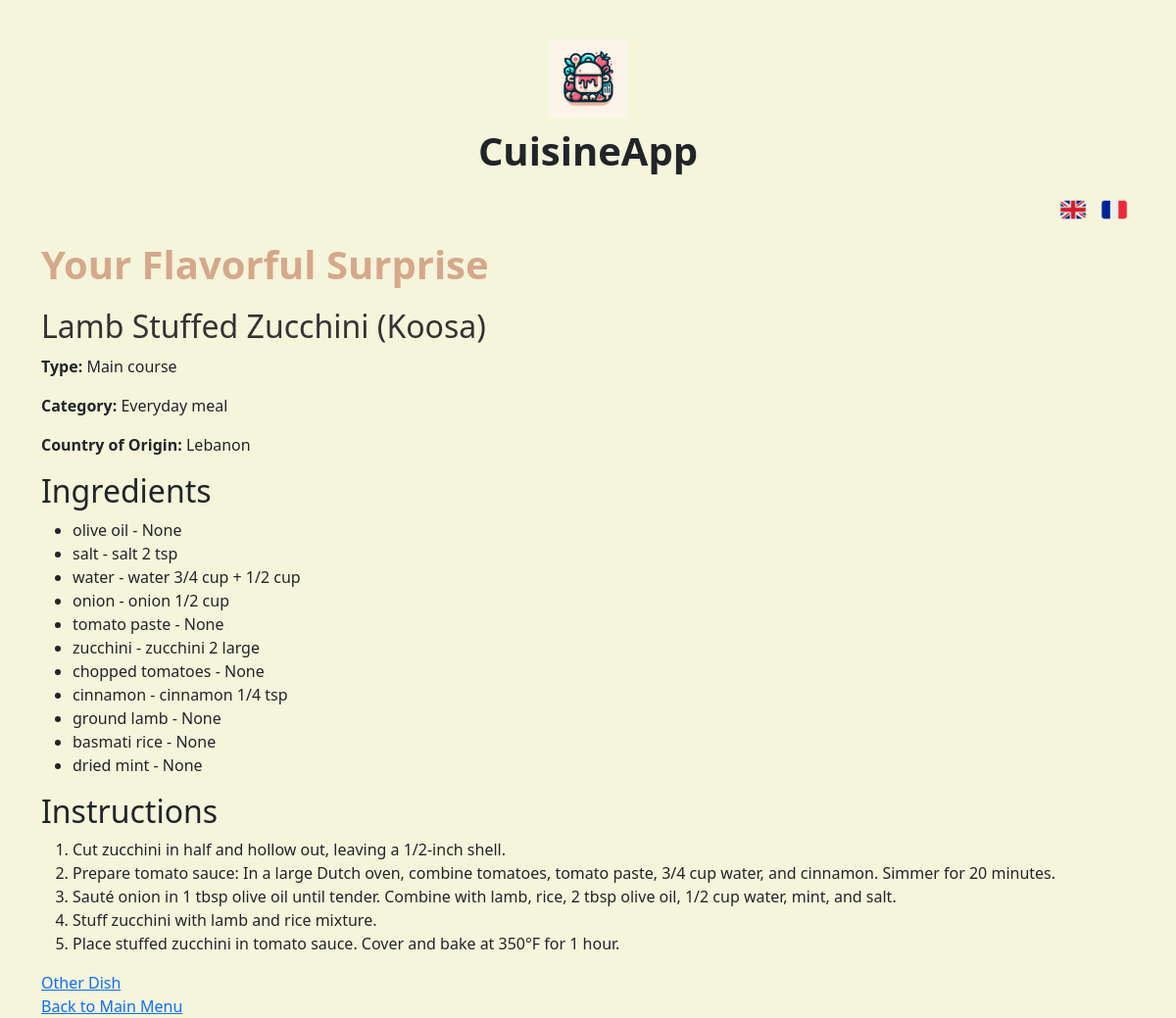
Page /surprise on the committed database.
### tables this page shows
CREATE TABLE Recettes (
    id INTEGER PRIMARY KEY AUTOINCREMENT,
    plat_fr TEXT NOT NULL,
    plat_en TEXT NOT NULL,
    description_fr TEXT NOT NULL,
    description_en TEXT NOT NULL,
    pays_origine_fr TEXT NOT NULL,
    pays_origine_en TEXT NOT NULL,
    temps_preparation_fr TEXT NOT NULL,
    temps_preparation_en TEXT NOT NULL
);

CREATE TABLE Ingredients (
    id INTEGER PRIMARY KEY AUTOINCREMENT,
    nom_ingredient_fr TEXT NOT NULL,
    nom_ingredient_en TEXT NOT NULL
);

CREATE TABLE IngredientQuantities (
    recette_id INTEGER NOT NULL,
    ingredient_id INTEGER NOT NULL,
    quantity_fr TEXT NOT NULL,
    quantity_en TEXT NOT NULL,
    PRIMARY KEY (recette_id, ingredient_id),
    FOREIGN KEY (recette_id) REFERENCES Recettes(id) ON DELETE CASCADE,
    FOREIGN KEY (ingredient_id) REFERENCES Ingredients(id) ON DELETE CASCADE
);

CREATE TABLE Instructions (
    id INTEGER PRIMARY KEY AUTOINCREMENT,
    recette_id INTEGER NOT NULL,
    step_number INTEGER NOT NULL,
    instruction_fr TEXT NOT NULL,
    instruction_en TEXT NOT NULL,
    FOREIGN KEY (recette_id) REFERENCES Recettes(id) ON DELETE CASCADE
);

### app.py (the view)
@app.route('/surprise')
def surprise_me():
    conn = get_db_connection()
    recipe = conn.execute('''
        SELECT r.*, GROUP_CONCAT(DISTINCT t.nom_type_{0}) as types,
        GROUP_CONCAT(DISTINCT c.nom_categorie_{0}) as categories,
        r.pays_origine_{0} as country_of_origin
        FROM Recettes r
        LEFT JOIN RecetteTypes rt ON r.id = rt.recette_id
        LEFT JOIN Types t ON rt.type_id = t.id
        LEFT JOIN RecetteCategories rc ON r.id = rc.recette_id
        LEFT JOIN Categories c ON rc.categorie_id = c.id
        GROUP BY r.id
        ORDER BY RANDOM()
        LIMIT 1
    '''.format(session['lang'])).fetchone()
    if recipe is None:
        return render_template("no_recipes.html")  # Handle the case if no recipe is found
    ingredients = conn.execute('''
        SELECT i.nom_ingredient_{0} as ingredient, iq.quantity_{0} as quantity
        FROM Ingredients i
        JOIN RecetteIngredients ri ON i.id = ri.ingredient_id
        LEFT JOIN IngredientQuantities iq ON i.id = iq.ingredient_id AND ri.recette_id = iq.recette_id
        WHERE ri.recette_id = ?
    '''.format(session['lang']), (recipe['id'],)).fetchall()
    instructions = conn.execute('''
        SELECT step_number, instruction_{0} as instruction
        FROM Instructions
        WHERE recette_id = ?
        ORDER BY step_number
    '''.format(session['lang']), (recipe['id'],)).fetchall()
    conn.close()
    return render_template('surprise.html', recipe=recipe, ingredients=ingredients, instructions=instructions)

### app.py (called while the page is built)
def get_db_connection():
    conn = sqlite3.connect(DATABASE)
    conn.row_factory = sqlite3.Row
    return conn

@app.before_request
def set_default_language():
    if 'lang' not in session:
        session['lang'] = 'en'

### templates/surprise.html
{% extends "base.html" %}
{% block content %}
    <h1 class="functionality-title">{{ "Your Flavorful Surprise" if session['lang'] == 'en' else "Votre Surprise Savoureuse" }}</h1>
    <h2 class="dish-title">{{ recipe['plat_' + session['lang']] }}</h2>
    <p><strong>{{ "Type" if session['lang'] == 'en' else "Type" }}:</strong> {{ recipe.types }}</p>
    <p><strong>{{ "Category" if session['lang'] == 'en' else "Catégorie" }}:</strong> {{ recipe.categories }}</p>
    <p><strong>{{ "Country of Origin" if session['lang'] == 'en' else "Pays d'origine" }}:</strong> {{ recipe['country_of_origin'] }}</p>
    <h2>{{ "Ingredients" if session['lang'] == 'en' else "Ingrédients" }}</h2>
    <ul>
        {% for ing in ingredients %}
            <li>{{ ing.ingredient }} - {{ ing.quantity }}</li>
        {% endfor %}
    </ul>
    <h2>{{ "Instructions" if session['lang'] == 'en' else "Instructions" }}</h2>
    <ol>
        {% for instruction in instructions %}
            <li>{{ instruction.instruction }}</li>
        {% endfor %}
    </ol>
    <div class="buttons">
        <div><a href="{{ url_for('surprise_me') }}">
            {{ "Other Dish" if session['lang'] == 'en' else "Autre plat" }}
        </a></div>
        <div><a href="{{ url_for('index') }}" class="back-button">
            {{ "Back to Main Menu" if session['lang'] == 'en' else "Retour au menu principal" }}
        </a></div>
    </div>
{% endblock %}

### templates/base.html (shortened to what this page needs)
<!DOCTYPE html>
<html lang="{{ session['lang'] }}">
<head>
    <link href="https://cdn.jsdelivr.net/npm/bootstrap@5.3.0/dist/css/bootstrap.min.css" rel="stylesheet">
</head>
<body>
    <div class="container base-container">
        <div class="main-header">
            <img src="{{ url_for('static', filename='images/logo.png') }}" alt="CuisineApp Logo" class="img-fluid" onerror="this.onerror=null;this.src='https://via.placeholder.com/150';">
            <h1>CuisineApp</h1>
        </div>
        <div class="d-flex justify-content-end mb-3">
            <a href="{{ url_for('set_language', lang='en') }}">
                <img class="flag" src="{{ url_for('static', filename='flags/en.png') }}" alt="English" onerror="this.onerror=null;this.src='https://via.placeholder.com/32x32?text=EN';">
            </a>
            <a href="{{ url_for('set_language', lang='fr') }}">
                <img class="flag" src="{{ url_for('static', filename='flags/fr.png') }}" alt="Français" onerror="this.onerror=null;this.src='https://via.placeholder.com/32x32?text=FR';">
            </a>
        </div>
        {% block content %}{% endblock %}
    </div>
</body>
</html>

### templates/base.html (style rules this page uses)
:root { --primary-color: #D6A88B; --secondary-color: #F5F5DC; --text-color: #333; }
body { background-color: var(--secondary-color); }
.flag { width: 32px; height: 32px; cursor: pointer; margin: 0 5px; }
.base-container { margin-top: 40px; }
.main-header { text-align: center; margin-bottom: 20px; }
.main-header img { max-height: 80px; }
.main-header h1 { margin-top: 10px; font-size: 2.5rem; font-weight: bold; }
.functionality-title { font-size: 2.5rem; color: var(--primary-color); font-weight: bold; margin-bottom: 20px; }
.dish-title { font-size: 2rem; color: var(--text-color); margin-bottom: 10px; }

### rows in the picture
Recettes: plat_en "Lamb Stuffed Zucchini (Koosa)", country_of_origin "Lebanon"
Ingredients: ingredient "olive oil", quantity "None"
IngredientQuantities: ingredient "salt", quantity "salt 2 tsp"
IngredientQuantities: ingredient "water", quantity "water 3/4 cup + 1/2 cup"
IngredientQuantities: ingredient "onion", quantity "onion 1/2 cup"
Ingredients: ingredient "tomato paste", quantity "None"
IngredientQuantities: ingredient "zucchini", quantity "zucchini 2 large"
Ingredients: ingredient "chopped tomatoes", quantity "None"
IngredientQuantities: ingredient "cinnamon", quantity "cinnamon 1/4 tsp"
Ingredients: ingredient "ground lamb", quantity "None"
Ingredients: ingredient "basmati rice", quantity "None"
Ingredients: ingredient "dried mint", quantity "None"
Instructions: instruction "Cut zucchini in half and hollow out, leaving a 1/2-inch shell."
Instructions: instruction "Prepare tomato sauce: In a large Dutch oven, combine tomatoes, tomato paste, 3/4 cup water, and cinnamon. Simmer for 20 minutes."
Instructions: instruction "Sauté onion in 1 tbsp olive oil until tender. Combine with lamb, rice, 2 tbsp olive oil, 1/2 cup water, mint, and salt."
Instructions: instruction "Stuff zucchini with lamb and rice mixture."
Instructions: instruction "Place stuffed zucchini in tomato sauce. Cover and bake at 350°F for 1 hour."

### other values in the picture
{{ "Type" if session['lang'] == 'en' else "Type" }} "Type"
{{ recipe.types }} "Main course"
{{ "Category" if session['lang'] == 'en' else "Catégorie" }} "Category"
{{ recipe.categories }} "Everyday meal"
{{ "Country of Origin" if session['lang'] == 'en' else "Pays d'origine" }} "Country of Origin"
{{ "Ingredients" if session['lang'] == 'en' else "Ingrédients" }} "Ingredients"
{{ "Instructions" if session['lang'] == 'en' else "Instructions" }} "Instructions"
{{ "Other Dish" if session['lang'] == 'en' else "Autre plat" }} "Other Dish"
